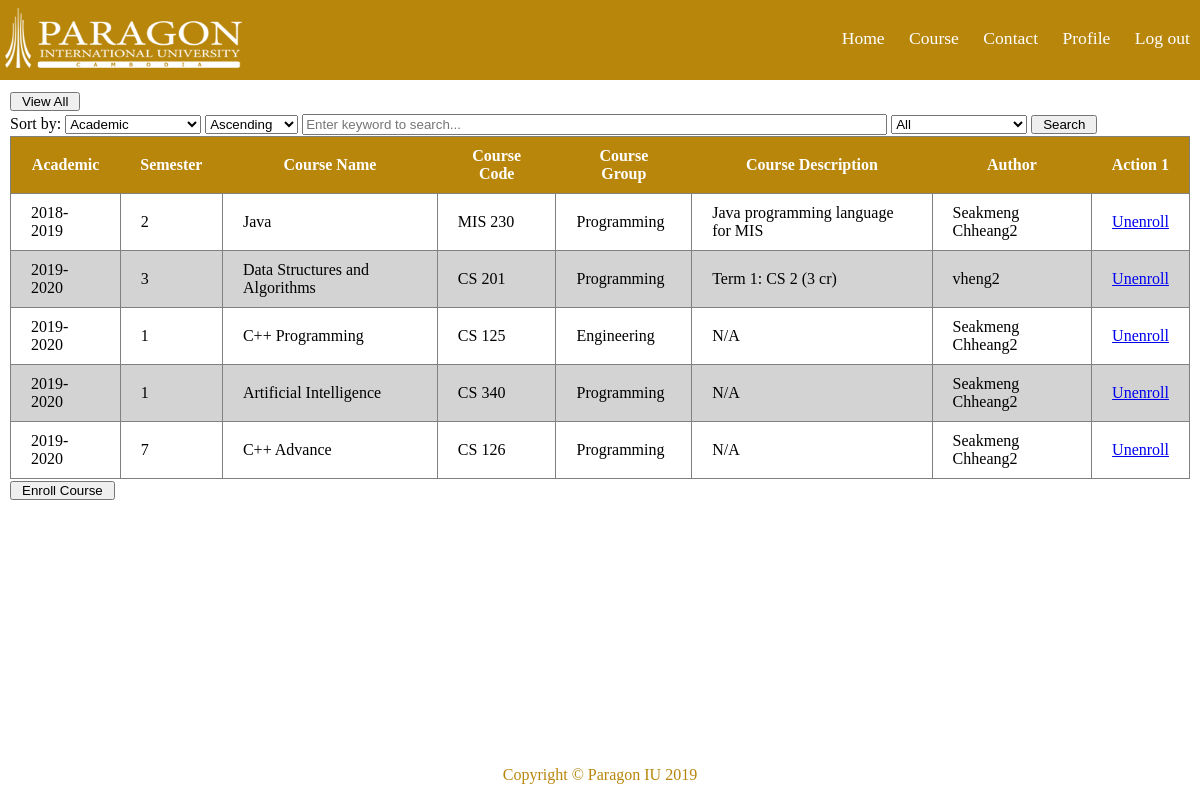
The page /php/course/my_course.php (signed in) on the database its author committed.
### tables this page shows
CREATE TABLE `course` (
  `id` int(11) NOT NULL,
  `academic` varchar(20) NOT NULL,
  `semester` tinyint(3) UNSIGNED NOT NULL,
  `courseName` varchar(255) NOT NULL,
  `courseCode` varchar(20) NOT NULL,
  `cgId` int(11) NOT NULL,
  `courseDescription` text NOT NULL,
  `createdBy` int(11) NOT NULL
);

### php/function/sql_cmds.php (called while the page is built, shortened)
<?php
function fetch_student_enrolled_courses_cmd($id)
{
    $sql = "SELECT course_view.* FROM student, course_view WHERE student.studentId = $id AND course_view.id = student.courseId";
    return $sql;
}

### php/course/my_course.php (the view, shortened to what this page needs)
<?php
require_once '../function/sql_cmds.php';
$id = $_SESSION['profile']['id'];
$conn = open_db();
if (isset($_GET['keyword']) && isset($_GET["option"])) {
    $option = mysqli_real_escape_string($conn, $_GET["option"]);
    $keyword = mysqli_real_escape_string($conn, $_GET["keyword"]);
    if ($option == 'all') {
        $sql = search_all_fields($keyword);
    } else
        $sql = search_by_cmd($keyword, $option);
    if ($_SESSION['profile']['role'] == 'student')
        $sql_cids = fetch_student_enrolled_courseIds_cmd($id);
    else
        $sql_cids = fetch_staff_created_courseIds_cmd($id);
    $c_ids = concat_ids(get_num($sql_cids));
    $sql .= " AND id IN ($c_ids)";
}
else {
    if ($_SESSION['profile']['role'] == 'student') {
        $sql = fetch_student_enrolled_courses_cmd($id);
    } else {
        $sql = fetch_staff_created_courses_cmd($id);
    }
}
if (isset($_GET["sort_by"])) {
    $sort_by = mysqli_real_escape_string($conn, $_GET["sort_by"]);
    $sql .= " ORDER BY $sort_by";
} else {
    $sql .= " ORDER BY academic";
}
if (isset($_GET["sort_by_order"]))
    $sort_by_order = mysqli_real_escape_string($conn, $_GET["sort_by_order"]);
else
    $sort_by_order = 'ASC';
$sql .= ' ' . $sort_by_order;
$courses = mysqli_fetch_all(mysqli_query($conn, $sql), MYSQLI_ASSOC);
?>
<!DOCTYPE html>
<html lang="en">
<head>
    <link rel="stylesheet" href="../../css/table.css">
    <link rel="stylesheet" href="../../css/template.css">
</head>
<body>
    <div class="content">
        <div class="button-bar">
            <button>
                <a href="view_all.php">View All</a>
            </button>
        </div>
        <?php include_once 'search_bar.php'; ?>
        <table>
            <thead>
                <th>Academic</th>
                <th>Semester</th>
                <th>Course Name</th>
                <th>Course Code</th>
                <th>Course Group</th>
                <th>Course Description</th>
                <th>Author</th>
                <th>Action 1</th>
            </thead>
            <tbody>
                <?php
                foreach ($courses as $course) {
                    echo "<tr>";
                    foreach ($course as $key => $val) {
                        if ($key == 'id') {
                            $course_id = $val;
                            continue;
                        } else if ($key != 'created_by')
                            echo "<td>$val</td>";
                    }
                    if ($_SESSION['profile']['role'] == 'student') {
                        $file_name = 'unenroll_handler';
                        $action_name = "Unenroll";
                    } else {
                        echo "<td><a href=\"form_course.php?action=edit&course_id=$course_id\">Edit</a></td>";
                        $file_name = 'delete_handler';
                        $action_name = 'Delete';
                    }
                    echo "<td><a href=\"$file_name.php?course_id=$course_id\" class='del_unenroll_btn'>$action_name</a></td>";
                    echo "</tr>";
                }
                ?>
            </tbody>
        </table>
        <form action="<?php $_SESSION['profile']['role'] == 'student'
                            ? print "enroll_course.php"
                            : print "form_course.php?action=add" ?>" method="POST">
            <button type="submit" name="submit">
                <?php
                if (isset($_SESSION['profile']['role'])) {
                    $_SESSION['profile']['role'] == 'student'
                        ? print "Enroll Course"
                        : print "Add Course";
                } else
                    header("location: ../error_page.php");
                ?>
            </button>
        </form>
    </div>
</body>
</html>

### php/course/search_bar.php (shortened to what this page needs)
<?php
$options = ['all' => 'All', 'academic' => 'Academic', 'semester' => 'Semester', 'course_name' => 'Course Name', 'course_code' => 'Course Code', 'course_group' => 'Course Group', 'course_desc' => 'Course Description', 'author' => 'Author'];
$sort_by_order_sel = $sort_by_order ?? 'ASC';
?>
<div class="form">
    <form action="" method="GET">
        <label>Sort by:</label>
        <select name="sort_by" id="sort_by" onchange="sort_by_onchange()">
            <?php
            foreach ($options as $key => $val) {
                if ($key == 'all') continue;
                $selected = (isset($sort_by) and $sort_by == $key) ? 'selected' : '';
                echo "<option value='$key' $selected>$val</option>";
            }
            ?>
        </select>
        <select name="sort_by_order" id="sort_by_order" onchange="sort_by_onchange()">
            <option value="ASC" <?php if($sort_by_order_sel == 'ASC') echo 'selected' ?>>Ascending</option>
        </select>
        <input type="text" name="keyword" id="keyword" placeholder="Enter keyword to search..." size="70%" value="<?php if (isset($keyword)) echo stripslashes($keyword) ?>">
        <select name="option" id="option">
            <?php
            foreach ($options as $key => $val) {
                $selected = (isset($option) and $option == $key) ? 'selected' : '';
                echo "<option value='$key' $selected>$val</option>";
            }
            ?>
        </select>
        <button type="submit" name="submit" id="submit">
            Search
        </button>
    </form>
</div>

### css/table.css (style rules this page uses)
table, td { border: 1px solid grey; border-collapse: collapse; }
th, td { margin: 0; padding: 10px 20px; }
tr:nth-child(even) { background-color: lightgrey; }
th { background-color: darkgoldenrod; color: white; }

### css/template.css (style rules this page uses)
body { margin: 0; }
.content { padding: 10px; margin: 0 auto; }
button a { text-decoration: none; color: black; }
button { padding: 0px 10px; margin: 2px 0px; }

### css/header.css (style rules this page uses)
.navbar { height: 5%; display: flex; justify-content: space-between; height: max-content; background-color: darkgoldenrod; font-weight: 500; font-size: 1.1em; }
.menu { height: 100%; }
.menu ul { vertical-align: middle; text-align: center; }
.menu li { padding: 10px; list-style-type: none; display: inline-block; }
.menu li a { text-decoration: none; color: white; }

### css/footer.css (style rules this page uses)
.footer { color: darkgoldenrod; width: 100%; position: fixed; bottom: 0; }
.footer p { width: 100%; text-align: center; }

### rows shown on the page
course: academic "2018-2019", semester "2", val "Java", val "MIS 230", val "Programming", val "Java programming language for MIS", val "Seakmeng Chheang2", action_name "Unenroll"
course: academic "2019-2020", semester "3", val "Data Structures and Algorithms", val "CS 201", val "Programming", val "Term 1: CS 2 (3 cr)", val "vheng2", action_name "Unenroll"
course: academic "2019-2020", semester "1", val "C++ Programming", val "CS 125", val "Engineering", val "N/A", val "Seakmeng Chheang2", action_name "Unenroll"
course: academic "2019-2020", semester "1", val "Artificial Intelligence", val "CS 340", val "Programming", val "N/A", val "Seakmeng Chheang2", action_name "Unenroll"
course: academic "2019-2020", semester "7", val "C++ Advance", val "CS 126", val "Programming", val "N/A", val "Seakmeng Chheang2", action_name "Unenroll"

### other values the page prints
form field sort_by "Academic"
form field option "All"
